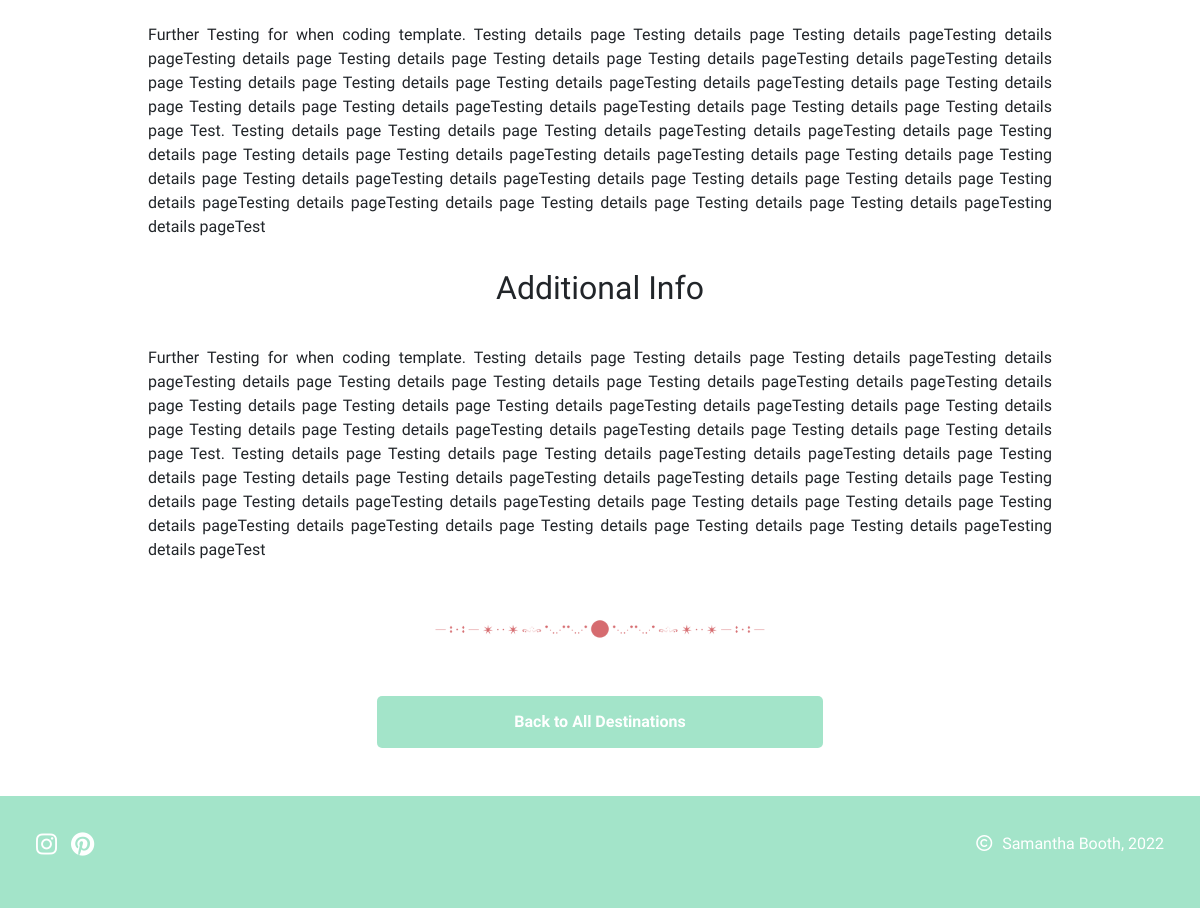
/destinations/dubrovnik/ (lower part), run on an earlier commit of the app's database.
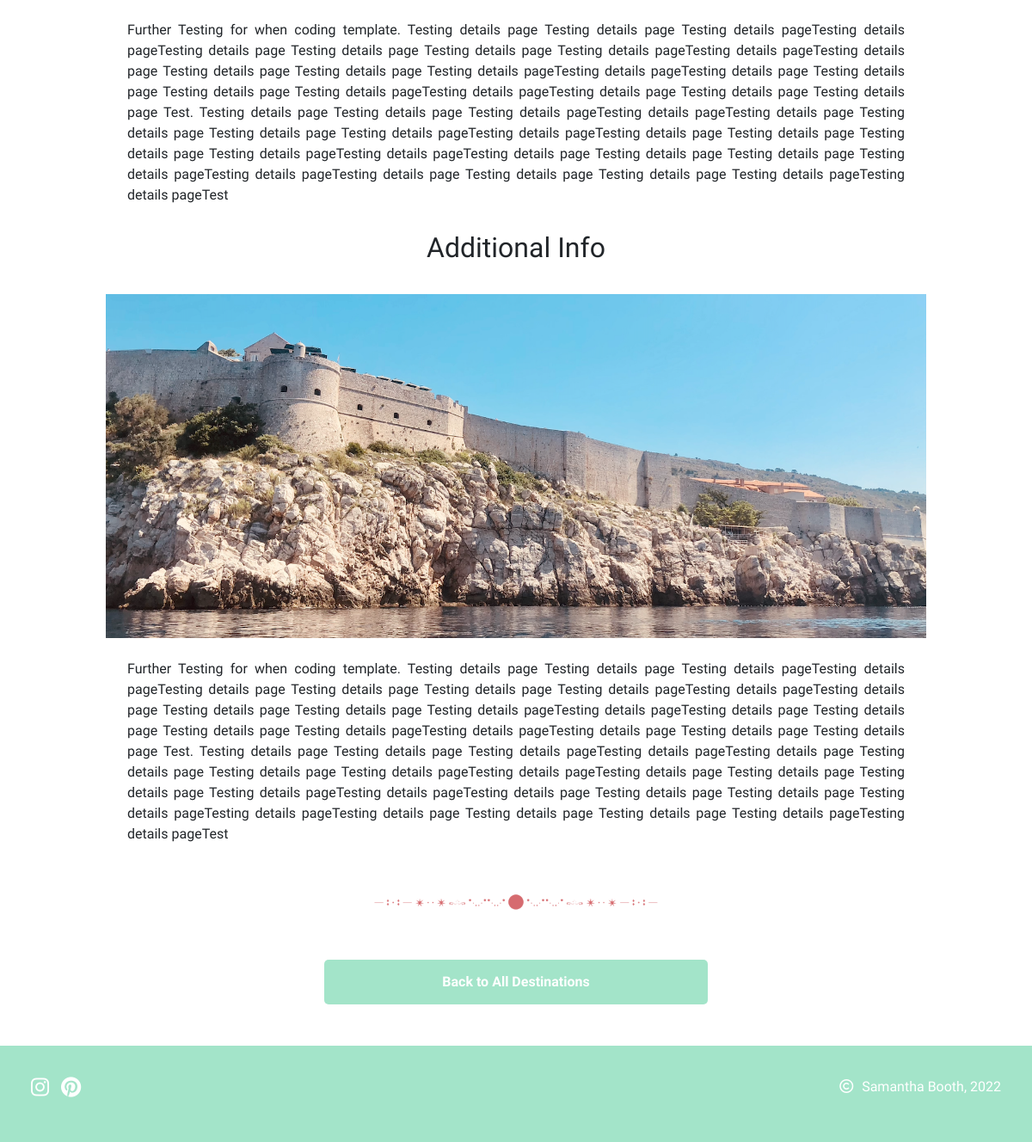
And on a later commit of the database.
### travel_destinations/models.py (models this page shows, shortened)
class Destinations(models.Model):
    destination_image = models.ImageField(null=True, blank=True)
    destination = models.CharField(max_length=50, null=False, blank=False)
    destination_subheading = models.CharField(
        max_length=150, null=False, blank=True)
    created_on = models.DateTimeField(auto_now_add=True)
    updated_on = models.DateTimeField(auto_now=True)
    intro = models.TextField(max_length=1000, blank=True)
    activities = models.TextField(max_length=1000, blank=True)
    activity_image = models.ImageField(null=True, blank=True)
    food = models.TextField(max_length=1000, blank=True)
    food_image = models.ImageField(null=True, blank=True)
    additional_info = models.TextField(max_length=1000, blank=True)
    additional_image = models.ImageField(null=True, blank=True)
    top_destination = models.BooleanField(default=False)
    status = models.IntegerField(choices=STATUS, default=0)
    slug = models.SlugField(max_length=200, unique=True)
    class Meta:
        ordering = ['-created_on']
        """Removes extra 's' from Model name"""
        verbose_name_plural = 'Travel Destinations'

### travel_destinations/views.py (the view)
# urls.py: path("<slug:slug>/", views.DestinationDetail.as_view(), name="destination_details"),
class DestinationDetail(View):
    def get(self, request, slug, *args, **kwargs):
        queryset = Destinations.objects.filter(status=1)
        dest = get_object_or_404(queryset, slug=slug)
        return render(
            request,
            "destination_details.html",
            {
                "dest": dest,
            },
        )

### travel_destinations/templates/destination_details.html (shortened to what this page needs)
{% extends "base.html" %}
{%load static%}
{% block extra_css %}
<link rel="stylesheet" href="{% static 'travel_destinations/css/destinations.css' %}">
{% endblock %}
{% block content %}
<div class="container">
    {% if dest.food %}
        <div class="dest-content">
            <p class="dest-content mt-4">{{ dest.food }}</p>
        </div>
    {% endif %}
    {% if dest.additional_info %}
        <div class="dest-content">
            <h2 class="headings destination-page-header">Additional Info</h2>
            {% if dest.additional_image %}
                <img class="img-center dest-img" src="{{ dest.additional_image.url }}" alt="{{ post.title }}"/>
            {% endif %}
            <p class="dest-content mt-4">{{ dest.additional_info }}</p>
        </div>
    {% endif %}
    <div>
        <img src="/media/page-break.png" alt="Page Break Image" class="page-break img-center">
    </div>
    <a class="post-btn mb-5 back-btn" href="{% url 'destinations' %}">Back to All Destinations</a>
</div>
{% endblock %}

What changed in the data, as far as the page shows it:
changed Destinations: additional_image: picture added
